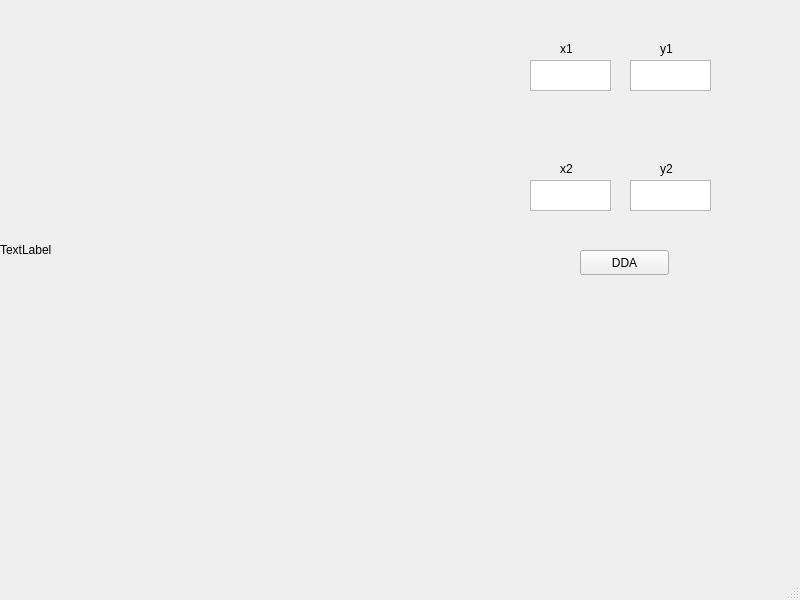
<?xml version="1.0" encoding="UTF-8"?>
<ui version="4.0">
 <class>MainWindow</class>
 <widget class="QMainWindow" name="MainWindow">
  <property name="geometry">
   <rect>
    <x>0</x>
    <y>0</y>
    <width>800</width>
    <height>600</height>
   </rect>
  </property>
  <property name="windowTitle">
   <string>MainWindow</string>
  </property>
  <widget class="QWidget" name="centralwidget">
   <widget class="QLabel" name="label">
    <property name="geometry">
     <rect>
      <x>0</x>
      <y>0</y>
      <width>500</width>
      <height>500</height>
     </rect>
    </property>
    <property name="text">
     <string>TextLabel</string>
    </property>
   </widget>
   <widget class="QLabel" name="label_2">
    <property name="geometry">
     <rect>
      <x>560</x>
      <y>40</y>
      <width>67</width>
      <height>17</height>
     </rect>
    </property>
    <property name="text">
     <string>x1</string>
    </property>
   </widget>
   <widget class="QLabel" name="label_3">
    <property name="geometry">
     <rect>
      <x>660</x>
      <y>40</y>
      <width>67</width>
      <height>17</height>
     </rect>
    </property>
    <property name="text">
     <string>y1</string>
    </property>
   </widget>
   <widget class="QLabel" name="label_4">
    <property name="geometry">
     <rect>
      <x>560</x>
      <y>160</y>
      <width>67</width>
      <height>17</height>
     </rect>
    </property>
    <property name="text">
     <string>x2</string>
    </property>
   </widget>
   <widget class="QLabel" name="label_5">
    <property name="geometry">
     <rect>
      <x>660</x>
      <y>160</y>
      <width>67</width>
      <height>17</height>
     </rect>
    </property>
    <property name="text">
     <string>y2</string>
    </property>
   </widget>
   <widget class="QTextEdit" name="textEdit">
    <property name="geometry">
     <rect>
      <x>530</x>
      <y>60</y>
      <width>81</width>
      <height>31</height>
     </rect>
    </property>
   </widget>
   <widget class="QTextEdit" name="textEdit_2">
    <property name="geometry">
     <rect>
      <x>630</x>
      <y>60</y>
      <width>81</width>
      <height>31</height>
     </rect>
    </property>
   </widget>
   <widget class="QTextEdit" name="textEdit_3">
    <property name="geometry">
     <rect>
      <x>630</x>
      <y>180</y>
      <width>81</width>
      <height>31</height>
     </rect>
    </property>
   </widget>
   <widget class="QTextEdit" name="textEdit_4">
    <property name="geometry">
     <rect>
      <x>530</x>
      <y>180</y>
      <width>81</width>
      <height>31</height>
     </rect>
    </property>
   </widget>
   <widget class="QPushButton" name="pushButton">
    <property name="geometry">
     <rect>
      <x>580</x>
      <y>250</y>
      <width>89</width>
      <height>25</height>
     </rect>
    </property>
    <property name="text">
     <string>DDA</string>
    </property>
   </widget>
  </widget>
  <widget class="QMenuBar" name="menubar">
   <property name="geometry">
    <rect>
     <x>0</x>
     <y>0</y>
     <width>800</width>
     <height>22</height>
    </rect>
   </property>
  </widget>
  <widget class="QStatusBar" name="statusbar"/>
 </widget>
 <resources/>
 <connections/>
</ui>
